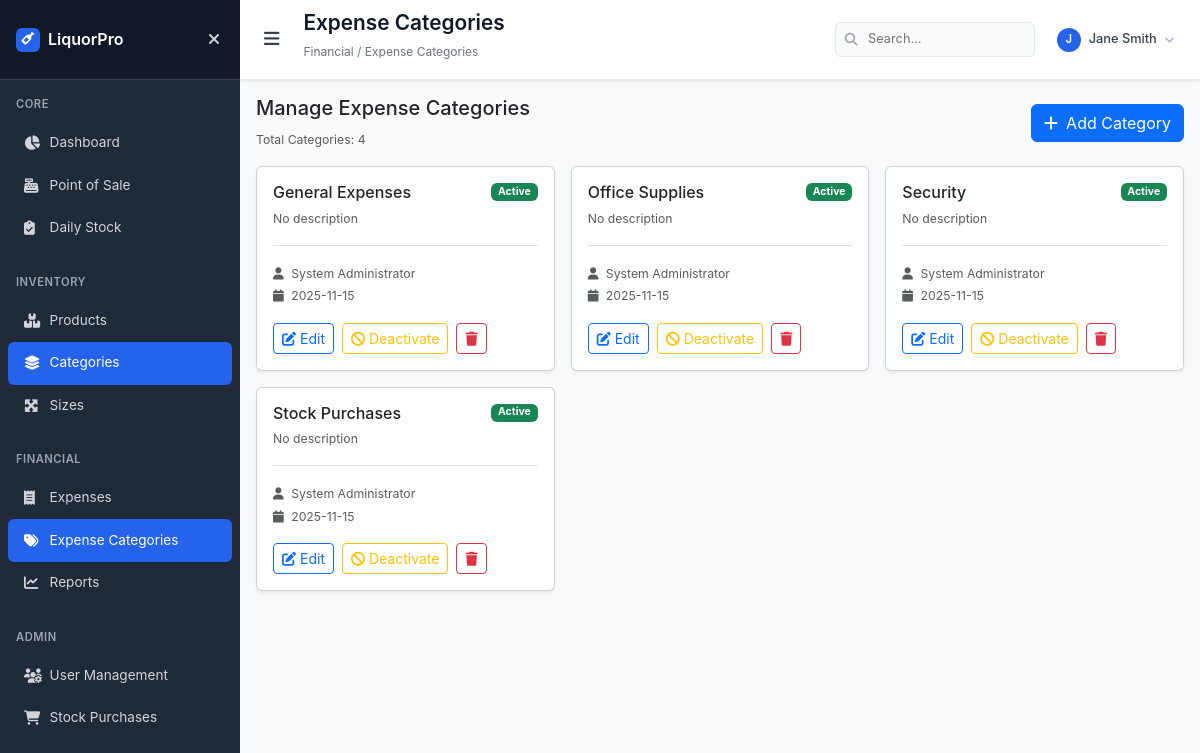
Page /expense_categories (signed in) on the committed database.
### models.py (models this page shows, shortened)
class User(db.Model):
    id = db.Column(db.Integer, primary_key=True)
    username = db.Column(db.String(80), unique=True, nullable=False, index=True)
    email = db.Column(db.String(120), unique=True, nullable=False, index=True)
    password_hash = db.Column(db.String(128), nullable=False)
    full_name = db.Column(db.String(100), nullable=False)
    role = db.Column(db.String(20), nullable=False, default='attendant', index=True)
    is_active = db.Column(db.Boolean, default=True, index=True)
    created_at = db.Column(db.DateTime, default=datetime.utcnow)
    last_login = db.Column(db.DateTime)

class ExpenseCategory(db.Model):
    id = db.Column(db.Integer, primary_key=True)
    name = db.Column(db.String(50), unique=True, nullable=False, index=True)
    description = db.Column(db.String(200), nullable=True)
    is_active = db.Column(db.Boolean, default=True, index=True)
    created_at = db.Column(db.DateTime, default=datetime.utcnow)
    created_by = db.Column(db.Integer, db.ForeignKey('user.id'), nullable=True)
    creator = db.relationship('User', backref=db.backref('created_expense_categories', lazy=True))

### app.py (the view)
@app.route('/expense_categories')
@admin_required
def expense_categories():
    expense_categories = ExpenseCategory.query.order_by(ExpenseCategory.name).all()
    return render_template('expenses/expense_categories.html', expense_categories=expense_categories)

### templates/expenses/expense_categories.html (shortened to what this page needs)
{% extends "base.html" %}
{% block page_title %}Expense Categories{% endblock %}
{% block breadcrumb %}Financial / Expense Categories{% endblock %}
{% block content %}
<div class="row mb-3">
    <div class="col-12">
        <div class="d-flex justify-content-between align-items-center">
            <div>
                <h5>Manage Expense Categories</h5>
                <small class="text-muted">Total Categories: {{ expense_categories|length }}</small>
            </div>
            <a href="{{ url_for('add_expense_category') }}" class="btn btn-primary">
                <i class="fas fa-plus me-2"></i>Add Category
            </a>
        </div>
    </div>
</div>
<div class="row g-3">
    {% for category in expense_categories %}
    <div class="col-md-6 col-lg-4">
        <div class="card shadow-sm h-100">
            <div class="card-body">
                <div class="d-flex justify-content-between align-items-start mb-2">
                    <div>
                        <h6 class="mb-1">{{ category.name }}</h6>
                        <small class="text-muted">
                            {% if category.description %}
                            {{ category.description }}
                            {% else %}
                            No description
                            {% endif %}
                        </small>
                    </div>
                    {% if category.is_active %}
                    <span class="badge bg-success">Active</span>
                    {% else %}
                    <span class="badge bg-secondary">Inactive</span>
                    {% endif %}
                </div>
                <div class="mt-3 pt-3 border-top">
                    <small class="text-muted">
                        <i class="fas fa-user me-1"></i>
                        {% if category.creator %}{{ category.creator.full_name }}{% else %}System{% endif %}
                    </small>
                    <br>
                    <small class="text-muted">
                        <i class="fas fa-calendar me-1"></i>
                        {{ category.created_at.strftime('%Y-%m-%d') if category.created_at else 'N/A' }}
                    </small>
                </div>
                <div class="mt-3 d-flex gap-2">
                    <a href="{{ url_for('edit_expense_category', category_id=category.id) }}" class="btn btn-sm btn-outline-primary">
                        <i class="fas fa-edit me-1"></i>Edit
                    </a>
                    <form method="POST" action="{{ url_for('toggle_expense_category_status', category_id=category.id) }}" style="display: inline;">
                        {% if category.is_active %}
                        <button type="submit" class="btn btn-sm btn-outline-warning" onclick="return confirm('Deactivate this expense category?')">
                            <i class="fas fa-ban me-1"></i>Deactivate
                        </button>
                        {% else %}
                        <button type="submit" class="btn btn-sm btn-outline-success" onclick="return confirm('Activate this expense category?')">
                            <i class="fas fa-check me-1"></i>Activate
                        </button>
                        {% endif %}
                    </form>
                    <form method="POST" action="{{ url_for('delete_expense_category', category_id=category.id) }}" style="display: inline;">
                        <button type="submit" class="btn btn-sm btn-outline-danger" onclick="return confirm('Delete this expense category? This action cannot be undone!')">
                            <i class="fas fa-trash"></i>
                        </button>
                    </form>
                </div>
            </div>
        </div>
    </div>
    {% endfor %}
</div>
{% endblock %}

### templates/base.html (shortened to what this page needs)
<!DOCTYPE html>
<html lang="en">
<head>
    <link href="https://cdnjs.cloudflare.com/ajax/libs/bootstrap/5.3.2/css/bootstrap.min.css" rel="stylesheet">
    <link href="https://cdnjs.cloudflare.com/ajax/libs/font-awesome/6.4.0/css/all.min.css" rel="stylesheet">
</head>
<body>
    <nav class="sidebar" id="sidebar">
        <div class="sidebar-header">
            <a href="{{ url_for('dashboard') }}" class="logo">
                <div class="logo-icon">
                    <i class="fas fa-wine-bottle"></i>
                </div>
                <span>LiquorPro</span>
            </a>
            <button class="close-btn" id="closeSidebar" aria-label="Close sidebar">
                <i class="fas fa-times"></i>
            </button>
        </div>
        <div class="nav-menu">
            <div class="nav-section">
                <div class="nav-title">Core</div>
                <a href="{{ url_for('dashboard') }}" class="nav-link {{ 'active' if request.endpoint == 'dashboard' }}">
                    <i class="fas fa-chart-pie nav-icon"></i>
                    <span>Dashboard</span>
                </a>
                <a href="{{ url_for('sales') }}" class="nav-link {{ 'active' if 'sales' in request.endpoint }}">
                    <i class="fas fa-cash-register nav-icon"></i>
                    <span>Point of Sale</span>
                </a>
                <a href="{{ url_for('daily_stock') }}" class="nav-link {{ 'active' if 'daily_stock' in request.endpoint or 'stock_purchases' in request.endpoint }}">
                    <i class="fas fa-clipboard-check nav-icon"></i>
                    <span>Daily Stock</span>
                </a>
            </div>
            {% if current_user and current_user.role in ['admin', 'manager'] %}
            <div class="nav-section">
                <div class="nav-title">Inventory</div>
                <a href="{{ url_for('products') }}" class="nav-link {{ 'active' if 'products' in request.endpoint or 'product_variants' in request.endpoint or 'add_variant' in request.endpoint or 'edit_variant' in request.endpoint }}">
                    <i class="fas fa-boxes nav-icon"></i>
                    <span>Products</span>
                </a>
                <a href="{{ url_for('categories') }}" class="nav-link {{ 'active' if 'categories' in request.endpoint or 'add_category' in request.endpoint }}">
                    <i class="fas fa-layer-group nav-icon"></i>
                    <span>Categories</span>
                </a>
                <a href="{{ url_for('sizes') }}" class="nav-link {{ 'active' if 'sizes' in request.endpoint or 'add_size' in request.endpoint }}">
                    <i class="fas fa-expand-arrows-alt nav-icon"></i>
                    <span>Sizes</span>
                </a>
            </div>
            {% endif %}
            <div class="nav-section">
                <div class="nav-title">Financial</div>
                <a href="{{ url_for('expenses') }}" class="nav-link {{ 'active' if 'expenses' in request.endpoint or 'add_expense' in request.endpoint or 'edit_expense' in request.endpoint }}">
                    <i class="fas fa-receipt nav-icon"></i>
                    <span>Expenses</span>
                </a>
                {% if current_user and current_user.role in ['admin', 'manager'] %}
                <a href="{{ url_for('expense_categories') }}" class="nav-link {{ 'active' if 'expense_categories' in request.endpoint or 'add_expense_category' in request.endpoint or 'edit_expense_category' in request.endpoint }}">
                    <i class="fas fa-tags nav-icon"></i>
                    <span>Expense Categories</span>
                </a>
                {% endif %}
                <a href="{{ url_for('reports') }}" class="nav-link {{ 'active' if 'reports' in request.endpoint or 'purchase_report' in request.endpoint }}">
                    <i class="fas fa-chart-line nav-icon"></i>
                    <span>Reports</span>
                </a>
            </div>
            {% if current_user and current_user.role in ['admin', 'manager'] %}
            <div class="nav-section">
                <div class="nav-title">Admin</div>
                <a href="{{ url_for('users') }}" class="nav-link {{ 'active' if 'users' in request.endpoint or 'add_user' in request.endpoint }}">
                    <i class="fas fa-users-cog nav-icon"></i>
                    <span>User Management</span>
                </a>
                <a href="{{ url_for('stock_purchases') }}" class="nav-link {{ 'active' if 'stock_purchases' in request.endpoint or 'add_stock_purchase' in request.endpoint or 'edit_stock_purchase' in request.endpoint }}">
                    <i class="fas fa-shopping-cart nav-icon"></i>
                    <span>Stock Purchases</span>
                </a>
            </div>
            {% endif %}
        </div>
    </nav>
    <div class="main-wrapper" id="mainWrapper">
        <header class="main-header">
            <div class="header-left">
                <button class="menu-btn" id="menuBtn" aria-label="Toggle menu">
                    <i class="fas fa-bars"></i>
                </button>
                <div class="page-info">
                    <h1>{% block page_title %}Dashboard{% endblock %}</h1>
                    <div class="breadcrumb">{% block breadcrumb %}Home / Dashboard{% endblock %}</div>
                </div>
            </div>
            <div class="header-right">
                <div class="search-container">
                    <input type="text" class="search-input" placeholder="Search..." aria-label="Search">
                    <i class="fas fa-search search-icon"></i>
                </div>
                <div class="user-menu">
                    <button class="user-btn" id="userBtn" aria-label="User menu">
                        <div class="user-avatar">{{ current_user.full_name[0].upper() if current_user and current_user.full_name else 'U' }}</div>
                        <span class="user-name">{{ current_user.full_name if current_user and current_user.full_name else (current_user.username if current_user else 'User') }}</span>
                        <i class="fas fa-chevron-down" style="font-size: 0.6rem; color: #9ca3af;"></i>
                    </button>
                </div>
            </div>
        </header>
        <main class="content">
            {% block content %}{% endblock %}
        </main>
    </div>
</body>
</html>

### rows in the picture
User: full_name "J", full_name "Jane Smith"
ExpenseCategory: name "General Expenses", shows "No description", is_active "Active", creator.full_name "System Administrator", created_at "2025-11-15"
ExpenseCategory: name "Office Supplies", shows "No description", is_active "Active", creator.full_name "System Administrator", created_at "2025-11-15"
ExpenseCategory: name "Security", shows "No description", is_active "Active", creator.full_name "System Administrator", created_at "2025-11-15"
ExpenseCategory: name "Stock Purchases", shows "No description", is_active "Active", creator.full_name "System Administrator", created_at "2025-11-15"

### other values in the picture
{{ expense_categories|length }} "4"
